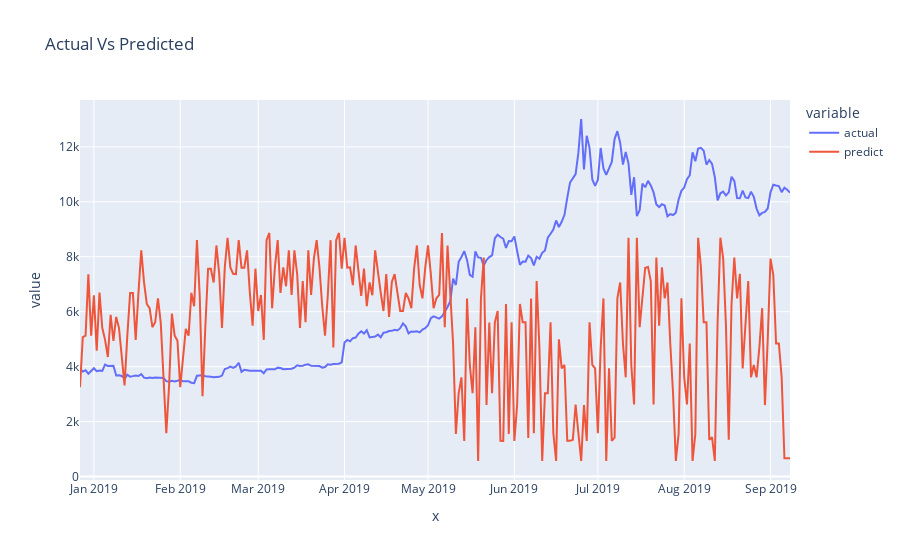

Write notebook code for a chart like this one.
### Code cell
# plot Prices
df = pd.DataFrame( data = {  "Date": X_test.index , "actual":y_test , "predict":predict })
fig = px.line(df, x=X_test.index, y=['actual','predict'], title='Actual Vs Predicted')
fig.show()

### Figure 1 — Plotly figure (JSON) as saved in the notebook; plotly's stock layout.template omitted (floating-point values rounded to 4 significant figures; data arrays with more than 128 entries replaced by an {"elided": "..."} marker saying what was removed)
{"data": [{"hovertemplate": "variable=actual<br>x=%{x}<br>value=%{y}<extra></extra>", "legendgroup": "actual", "line": {"color": "#636efa", "dash": "solid"}, "marker": {"symbol": "circle"}, "mode": "lines", "name": "actual", "orientation": "v", "showlegend": true, "type": "scatter", "x": {"elided": "256 str values"}, "xaxis": "x", "y": {"elided": "256 float values"}, "yaxis": "y"}, {"hovertemplate": "variable=predict<br>x=%{x}<br>value=%{y}<extra></extra>", "legendgroup": "predict", "line": {"color": "#EF553B", "dash": "solid"}, "marker": {"symbol": "circle"}, "mode": "lines", "name": "predict", "orientation": "v", "showlegend": true, "type": "scatter", "x": {"elided": "256 str values"}, "xaxis": "x", "y": {"elided": "256 float values"}, "yaxis": "y"}], "layout": {"legend": {"title": {"text": "variable"}, "tracegroupgap": 0}, "title": {"text": "Actual Vs Predicted"}, "xaxis": {"anchor": "y", "domain": [0, 1], "title": {"text": "x"}}, "yaxis": {"anchor": "x", "domain": [0, 1], "title": {"text": "value"}}}}
